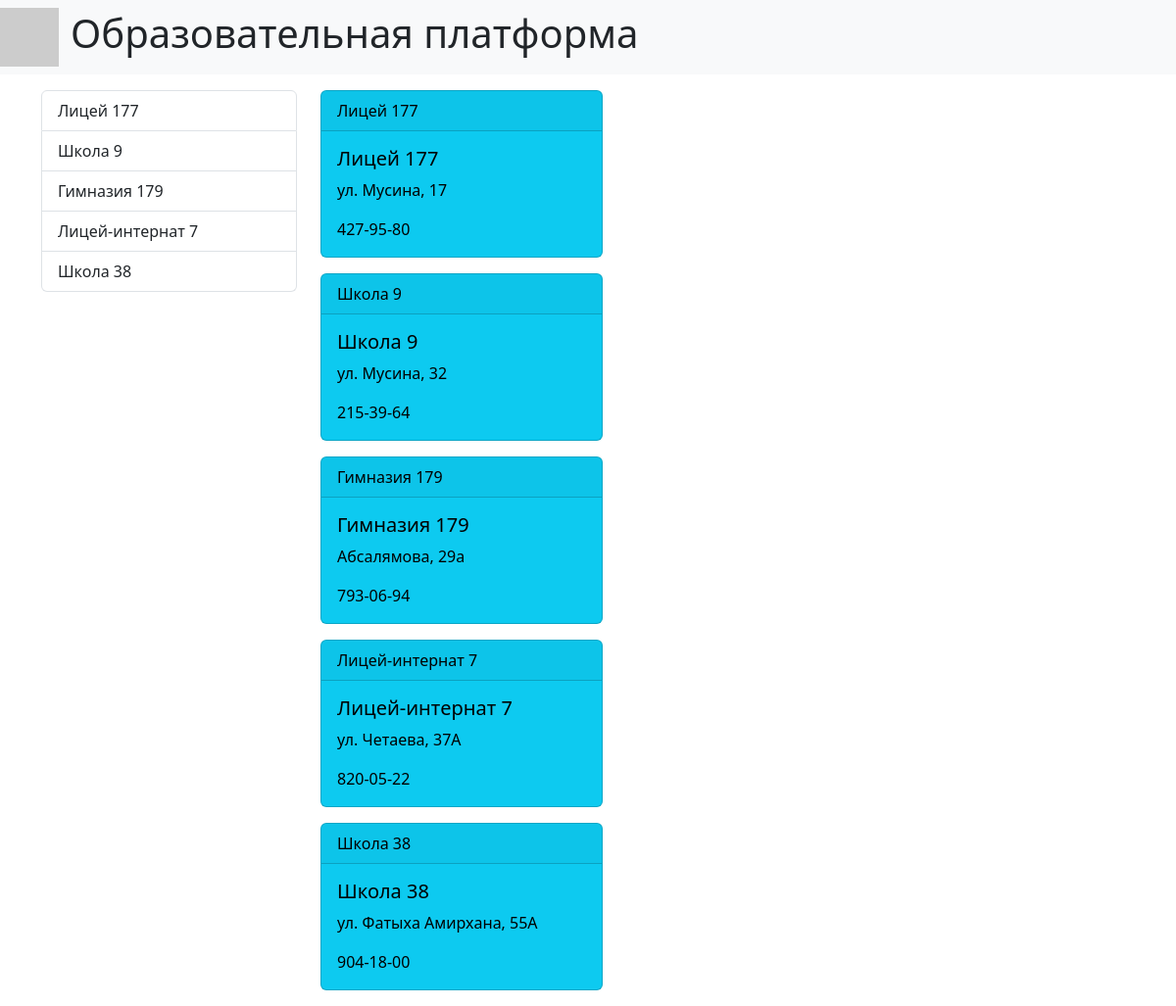
Screenshot of /schools/ with the database file from the repository.
### core/models.py (models this page shows, shortened)
class School(models.Model):
    name = models.CharField('Название', max_length=100)
    address = models.CharField('Адрес', max_length=50, default='address')
    contactPhone = models.CharField('Контактный телефон', max_length=100, default='phone')
    class Meta:
        verbose_name = 'Школа'
        verbose_name_plural = 'Школа'

### core/views.py (the view)
# urls.py: path('schools/', views.SchoolList.as_view(), name='schools'),
class SchoolList(ListView):
    model = models.School
    context_object_name = "schools"
    template_name = 'core/schools.html'

### core/templates/core/schools.html
{% extends 'base.html' %}
{% block sidebar %}
<div class="col-md-3">
    <ul class="list-group">
        {% for school in schools %}
        <a href="{% url 'schools' %}" class="list-group-item">{{ school.name }}</a>
        {% endfor %}
    </ul>
</div>
{% endblock %}
{% block content %}
<div class="col-md-9">
    {% for item in schools %}
    <div class="card text-bg-info mb-3" style="max-width: 18rem;">
        <div class="card-header"> {{ item.name }}</div>
        <div class="card-body">
            <h5 class="card-title"> {{ item.name }} </h5>
            <p class="card-text"> {{ item.address }} </p>
            <p class="card-text"> {{ item.contactPhone }} </p>
        </div>
    </div>
    {% endfor %}
</div>
{% endblock %}

### rows the page displays
School: name "Лицей 177", address "ул. Мусина, 17", contactPhone "427-95-80"
School: name "Школа 9", address "ул. Мусина, 32", contactPhone "215-39-64"
School: name "Гимназия 179", address "Абсалямова, 29а", contactPhone "793-06-94"
School: name "Лицей-интернат 7", address "ул. Четаева, 37А", contactPhone "820-05-22"
School: name "Школа 38", address "ул. Фатыха Амирхана, 55А", contactPhone "904-18-00"
